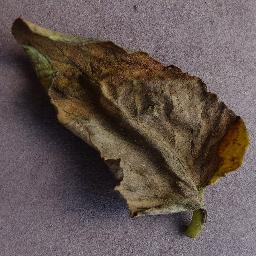
#> input picture ai_engine/validation_60_specimens/Tomato___Late_blight/Tomato___Late_blight_05.jpg, 256 x 256 px, found by its file name
$ python measure_foliar_3specimens.py
#> lines starting #> are read from the running program, lines starting #| are printed output that depends on the picture
"""Measure daemon foliar/dark ratios for the 3 gated benchmark specimens (exact files)."""
import numpy as np
from PIL import Image
from pathlib import Path

d = Path(r"C:\Users\DELL\Downloads\KRISHI-DRISHTI\ai_engine\validation_60_specimens\Tomato___Late_blight")
for name in ["Tomato___Late_blight_05.jpg", "Tomato___Late_blight_08.jpg", "Tomato___Late_blight_09.jpg"]:
    arr = np.asarray(Image.open(d / name).convert("RGB").resize((128, 128), Image.BILINEAR), dtype=np.float32)
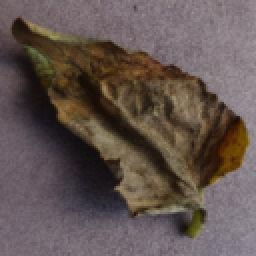
#> arr: shape (128, 128, 3) float32 (shown 2 times larger); mean R, G, B 98.5, 84.9, 80.6
    r, g, b = arr[:, :, 0], arr[:, :, 1], arr[:, :, 2]
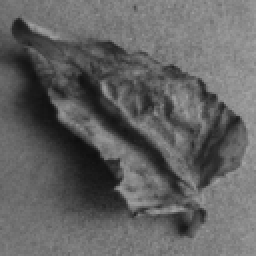
#> r: shape (128, 128) float32 (shown 2 times larger); min 14, max 163, mean 98.5
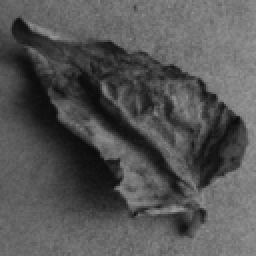
#> g: shape (128, 128) float32 (shown 2 times larger); min 10, max 156, mean 84.9
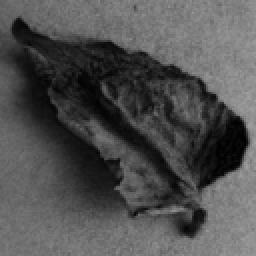
#> b: shape (128, 128) float32 (shown 2 times larger); min 0, max 162, mean 80.6
    foliar = float(np.mean(((g > r * 0.95) & (g > b * 1.05)) | ((r > 60) & (g > 50) & (b < 80))))
#> foliar = 0.243
    dark = float(np.mean((r < 35) & (g < 35) & (b < 35)))
#> dark = 0.0646
    print(f"{name:32s} foliar={foliar:.4f} dark={dark:.4f}")
#| Tomato___Late_blight_05.jpg      foliar=0.2426 dark=0.0646
#> pass 2 of the loop `for name in ["Tomato___Late_blight_05.jpg", "Tomato___Late_blight_08.j..`:
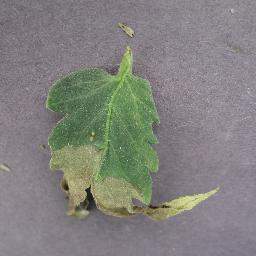
#> input picture ai_engine/validation_60_specimens/Tomato___Late_blight/Tomato___Late_blight_08.jpg, 256 x 256 px, found by its file name
#> `r, g, b = arr[:, :, 0], arr[:, :, 1], arr[:, :, 2]`:
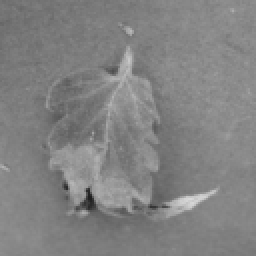
#> g: shape (128, 128) float32 (shown 2 times larger); min 31, max 216, mean 129.9
#> `r, g, b = arr[:, :, 0], arr[:, :, 1], arr[:, :, 2]`:
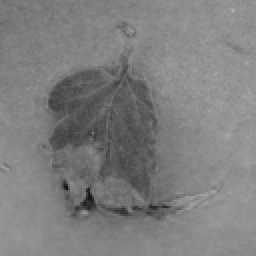
#> b: shape (128, 128) float32 (shown 2 times larger); min 17, max 178, mean 126.4
#> foliar = 0.233
#> dark = 0.000122
#| Tomato___Late_blight_08.jpg      foliar=0.2330 dark=0.0001
#> pass 3 of the loop `for name in ["Tomato___Late_blight_05.jpg", "Tomato___Late_blight_08.j..`:
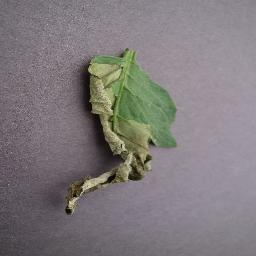
#> input picture ai_engine/validation_60_specimens/Tomato___Late_blight/Tomato___Late_blight_09.jpg, 256 x 256 px, found by its file name
#> `r, g, b = arr[:, :, 0], arr[:, :, 1], arr[:, :, 2]`:
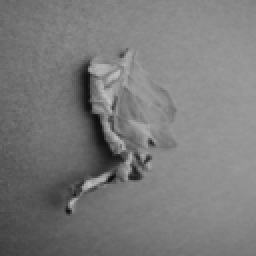
#> g: shape (128, 128) float32 (shown 2 times larger); min 11, max 195, mean 122.3
#> `r, g, b = arr[:, :, 0], arr[:, :, 1], arr[:, :, 2]`:
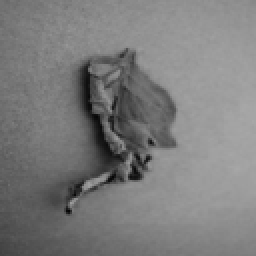
#> b: shape (128, 128) float32 (shown 2 times larger); min 4, max 168, mean 124.3
#> foliar = 0.146
#> dark = 0.00763
#| Tomato___Late_blight_09.jpg      foliar=0.1456 dark=0.0076

# Also scan ALL 60 specimens for the minimum foliar ratio (worst-case acceptance margin)
print("\nAll 60 specimens sorted by foliar ratio (lowest 12):")
vals = []
for cls in ["Potato___Early_blight", "Potato___Late_blight", "Potato___healthy",
            "Tomato___Early_blight", "Tomato___Late_blight", "Tomato___healthy"]:
    cdir = d.parent / cls
    for f in sorted(cdir.glob("*.jpg")):
        a = np.asarray(Image.open(f).convert("RGB").resize((128, 128), Image.BILINEAR), dtype=np.float32)
        rr, gg, bb = a[:, :, 0], a[:, :, 1], a[:, :, 2]
        fo = float(np.mean(((gg > rr * 0.95) & (gg > bb * 1.05)) | ((rr > 60) & (gg > 50) & (bb < 80))))
        vals.append((fo, f"{cls}/{f.name}"))
#> pass 2 of the loop `for cls in ["Potato___Early_blight", "Potato___Late_blight", "Potato__..`:
#> pass 3 of the loop `for cls in ["Potato___Early_blight", "Potato___Late_blight", "Potato__..`:
#> the loop made 6 passes; the first 3 are shown
vals.sort()
for fo, name in vals[:12]:
    print(f"  foliar={fo:.4f}  {name}")
